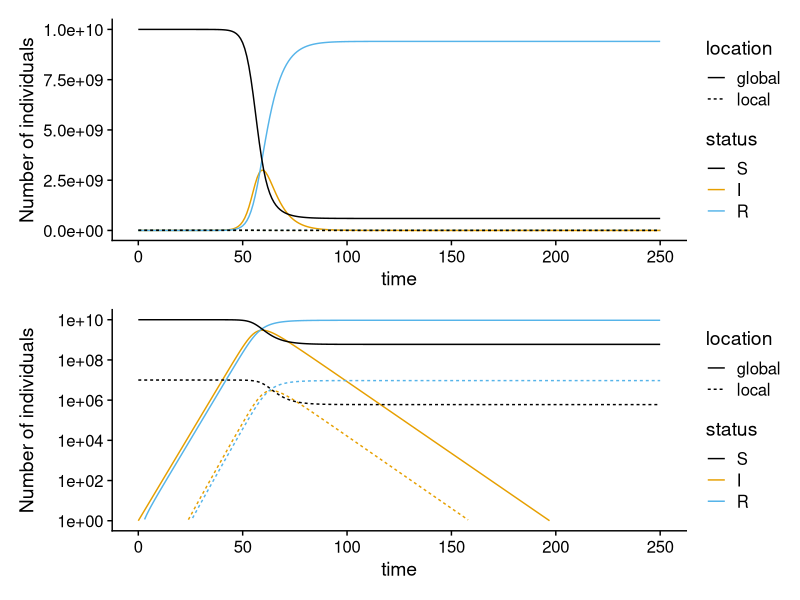
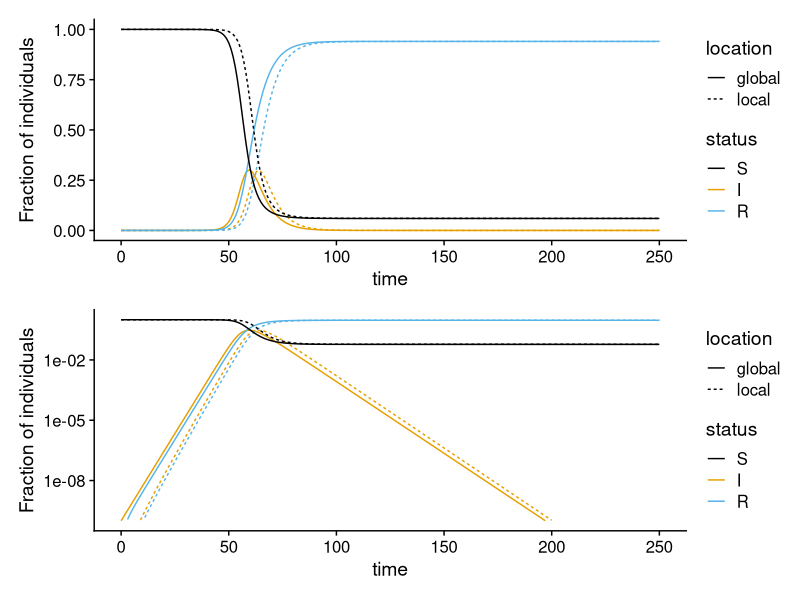
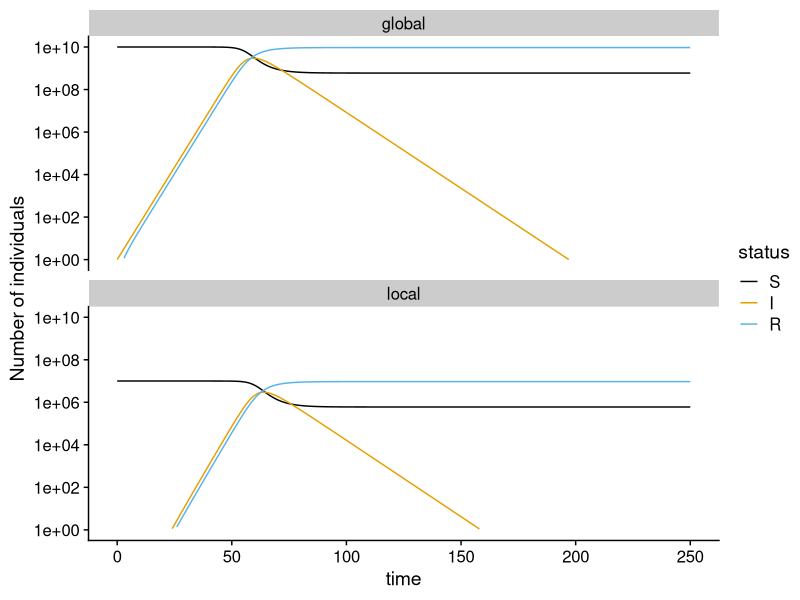
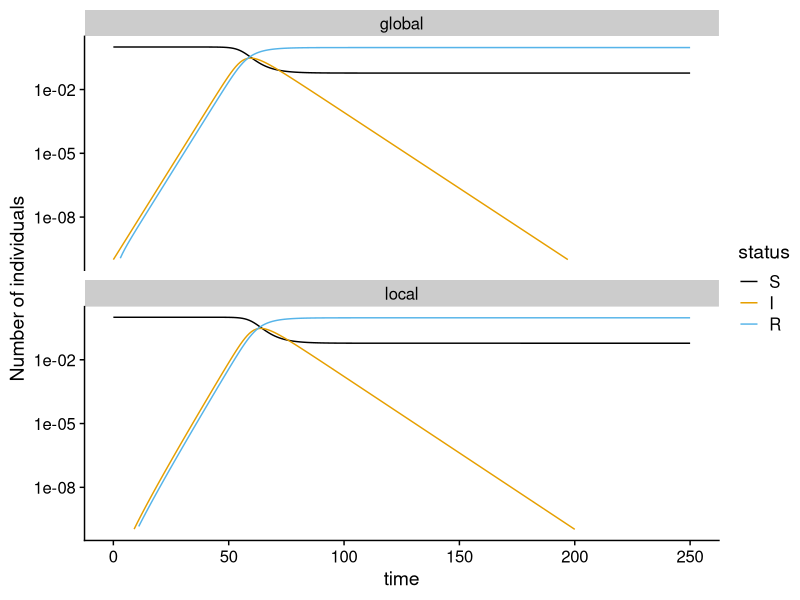
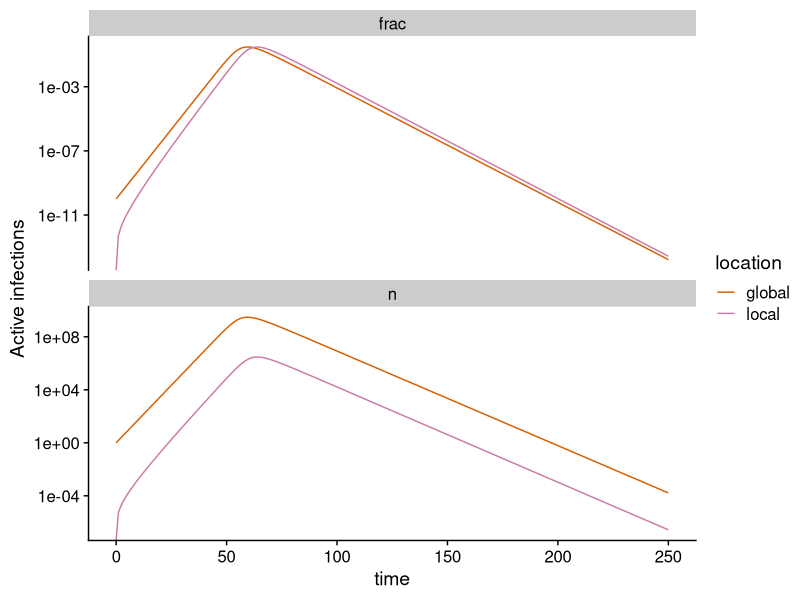

The R source for these figures, in order:
## ---- chunk 1
library(tidyverse)
library(fs)
library(here)
library(knitr)
library(broom)

# Plotting setup

library(cowplot)
library(patchwork)
# library(ggbeeswarm)

theme_set(theme_cowplot())
# Okabe Ito color scheme with amber for yellow; see https://easystats.github.io/see/reference/scale_color_okabeito.html
colors_oi <- grDevices::palette.colors()  
colors_oi['yellow'] <- "#F5C710"
colors_oi <- colors_oi |> unname()
## ---- chunk 2
# modified from http://epirecip.es/epicookbook/chapters/seir/r_desolve

# Function to return derivatives of SEIR model
ode_sir_local_global <- function(t, Y, par){
  S_l <- Y[1]
  I_l <- Y[2]
  R_l <- Y[3]
  S_g <- Y[4]
  I_g <- Y[5]
  R_g <- Y[6]
  
  beta_l <- par[1]
  alpha_l <- par[2]
  beta_g <- par[3]
  alpha_g <- par[4]
  m <- par[5]
  
  # Local
  dS_l <- -beta_l * I_l * S_l                + m * (S_g * N_l - S_l * N_g ) / (N_g + N_l)
  dI_l <- beta_l * I_l * S_l - alpha_l * I_l + m * (I_g * N_l - I_l * N_g ) / (N_g + N_l)
  dR_l <- alpha_l * I_l                      + m * (R_g * N_l - R_l * N_g ) / (N_g + N_l)
  # Global
  dS_g <- -beta_g * I_g * S_g                - m * (S_g * N_l - S_l * N_g ) / (N_g + N_l)
  dI_g <- beta_g * I_g * S_g - alpha_g * I_g - m * (I_g * N_l - I_l * N_g ) / (N_g + N_l)
  dR_g <- alpha_g * I_g                      - m * (R_g * N_l - R_l * N_g ) / (N_g + N_l)
  # Possible simplifications: split out migration into it's own thing, possibly using matrix multiplication? And/or since l and g components undergo same dynamics, could have a single function doing it.

  # dY <- vector(length=6)
  dY <- c(
    dS_l,
    dI_l,
    dR_l,
    dS_g,
    dI_g,
    dR_g
  )
  return(list(dY))
}

# Set parameter values
alpha_l <- alpha_g <- 1/5
R0_l <- R0_g <- 3
N_l <- 1e7
N_g <- 1e10
m <- (1/300)
# Set beta from the basic reproduction number, from R0 = beta * N / alpha
beta_l <- R0_l * alpha_l / N_l
beta_g <- R0_g * alpha_g / N_g

# Set initial conditions: Start from a single global infection
init <- c(
  N_l,
  0,
  0,
  N_g - 1,
  1,
  0
)
t <- seq(0, 250)
par <- c(
  beta_l,
  alpha_l,
  beta_g,
  alpha_g,
  m
)
# Solve system using lsoda
sol <- deSolve::lsoda(init, t, ode_sir_local_global, par) |>
  as_tibble() |>
  set_names(c("time", "S_l", "I_l", "R_l", "S_g", "I_g", "R_g"))

x <- sol |>
  mutate(
    across(everything(), as.numeric),
  ) |>
  pivot_longer(-time, values_to = "n") |>
  separate(name, remove = FALSE, sep = "_", into = c("status", "location")) |>
  mutate(
    # across(name, fct_inorder),
    status = factor(status, levels = c("S", "I", "R")),
    location = factor(location, levels = c("g", "l")),
    location = fct_recode(location, global = "g", local = "l"),
    frac = case_when(
      location == "global" ~ n / N_g,
      location == "local" ~ n / N_l,
    )
  )

# clrs <- c(
#   S = colors_oi[['orange']],
#   E = colors_oi[['skyblue']],
#   I = colors_oi[['bluishgreen']],
#   R = colors_oi[['vermillion']],
#   I_pred = colors_oi[['gray']] 
# )
## ---- chunk 3
p <- x |>
  ggplot(aes(time, n, color = status, linetype = location)) +
  scale_color_manual(values = colors_oi) +
  geom_line(aes(group = name)) +
  labs(y = "Number of individuals")
p / (p + scale_y_log10(limits = c(1, N_g), breaks = c(1, 1e2, 1e4, 1e6, 1e8, 1e10)))
## ---- chunk 4
p <- x |>
  ggplot(aes(time, frac, color = status, linetype = location)) +
  scale_color_manual(values = colors_oi) +
  geom_line(aes(group = name)) +
  labs(y = "Fraction of individuals")
p / (p + scale_y_log10(limits = c(1/N_g, 1)))
## ---- chunk 5
x |>
  ggplot(aes(time, n, color = status)) +
  facet_wrap(~location, ncol = 1) +
  scale_y_log10(limits = c(1, N_g), breaks = c(1, 1e2, 1e4, 1e6, 1e8, 1e10)) +
  # scale_y_log10() +
  scale_color_manual(values = colors_oi) +
  geom_line() +
  labs(y = "Number of individuals")
## ---- chunk 6
x |>
  ggplot(aes(time, frac, color = status)) +
  facet_wrap(~location, ncol = 1) +
  # scale_y_log10(limits = c(1, N_g), breaks = c(1, 1e2, 1e4, 1e6, 1e8, 1e10)) +
  scale_y_log10(limits = c(1/N_g, 1)) +
  scale_color_manual(values = colors_oi) +
  geom_line() +
  labs(y = "Number of individuals")
## ---- chunk 7
x |>
  filter(status == "I") |>
  pivot_longer(cols = c(n, frac), names_to = "abundance_type", values_to = "abundance") |>
  ggplot(aes(time, abundance, color = location)) +
  facet_wrap(~abundance_type, ncol = 1, scales = "free_y") +
  scale_y_log10() +
  # scale_y_log10(limits = c(1/N_g, 1.5)) +
  scale_color_manual(values = colors_oi[7:8]) +
  geom_line() +
  labs(y = "Active infections")
